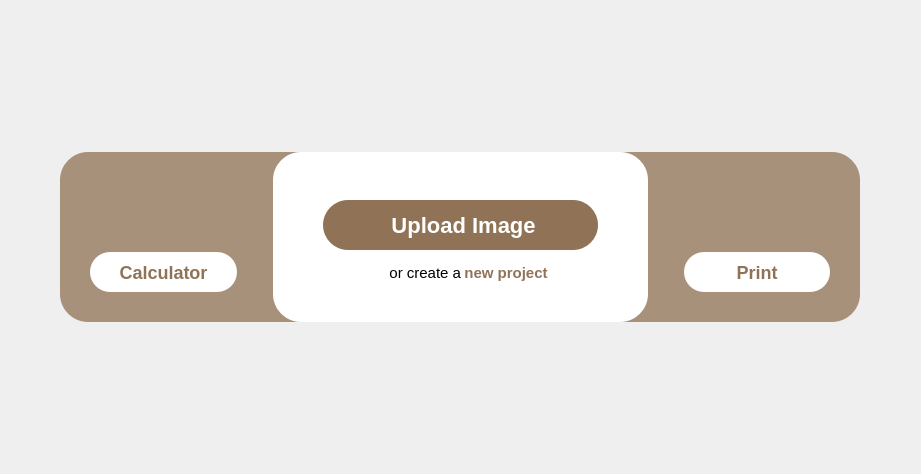
<?xml version="1.0" encoding="UTF-8"?>
<ui version="4.0">
 <class>Dialog</class>
 <widget class="QDialog" name="Dialog">
  <property name="geometry">
   <rect>
    <x>0</x>
    <y>0</y>
    <width>921</width>
    <height>474</height>
   </rect>
  </property>
  <property name="windowTitle">
   <string>Dialog</string>
  </property>
  <layout class="QHBoxLayout" name="horizontalLayout">
   <item>
    <widget class="QWidget" name="widget_4" native="true">
     <layout class="QHBoxLayout" name="horizontalLayout_3">
      <property name="leftMargin">
       <number>0</number>
      </property>
      <property name="topMargin">
       <number>20</number>
      </property>
      <property name="rightMargin">
       <number>0</number>
      </property>
      <property name="bottomMargin">
       <number>20</number>
      </property>
      <item>
       <widget class="QWidget" name="widget_5" native="true">
        <property name="maximumSize">
         <size>
          <width>800</width>
          <height>170</height>
         </size>
        </property>
        <property name="styleSheet">
         <string notr="true">#widget_5{
background-color: #A8917B;
border-radius:28px;
}</string>
        </property>
        <layout class="QHBoxLayout" name="horizontalLayout_4">
         <property name="leftMargin">
          <number>0</number>
         </property>
         <property name="topMargin">
          <number>0</number>
         </property>
         <property name="rightMargin">
          <number>0</number>
         </property>
         <property name="bottomMargin">
          <number>0</number>
         </property>
         <item>
          <widget class="QWidget" name="widgetUpload_3" native="true">
           <property name="styleSheet">
            <string notr="true">#widgetUpload{
background-color: rgb(255, 255, 255);
border-radius:28px;
}
        
</string>
           </property>
           <layout class="QVBoxLayout" name="verticalLayout_8">
            <property name="spacing">
             <number>0</number>
            </property>
            <property name="leftMargin">
             <number>30</number>
            </property>
            <property name="topMargin">
             <number>30</number>
            </property>
            <property name="rightMargin">
             <number>30</number>
            </property>
            <property name="bottomMargin">
             <number>30</number>
            </property>
            <item>
             <widget class="QWidget" name="widget" native="true">
              <layout class="QHBoxLayout" name="horizontalLayout_2">
               <item>
                <widget class="QLabel" name="label">
                 <property name="maximumSize">
                  <size>
                   <width>50</width>
                   <height>16777215</height>
                  </size>
                 </property>
                 <property name="text">
                  <string/>
                 </property>
                 <property name="pixmap">
                  <pixmap>images/icons8-calculator-90.png</pixmap>
                 </property>
                 <property name="scaledContents">
                  <bool>true</bool>
                 </property>
                 <property name="wordWrap">
                  <bool>true</bool>
                 </property>
                </widget>
               </item>
              </layout>
             </widget>
            </item>
            <item>
             <widget class="QPushButton" name="uploadImg_2">
              <property name="styleSheet">
               <string notr="true">#uploadImg_2{
height:40px;
font-weight:600;
font-size:18px;
color:rgb(144, 115, 87);
background-color: #ffffff;
border-top-left-radius :20px;
border-top-right-radius : 20px; 
border-bottom-left-radius : 20px; 
border-bottom-right-radius : 20px;
}
#uploadImg_2:hover{
color:#ffffff;
background-color: #603E1E;
}
</string>
              </property>
              <property name="text">
               <string>Calculator</string>
              </property>
             </widget>
            </item>
           </layout>
          </widget>
         </item>
         <item>
          <widget class="QWidget" name="widgetUpload" native="true">
           <property name="minimumSize">
            <size>
             <width>375</width>
             <height>0</height>
            </size>
           </property>
           <property name="maximumSize">
            <size>
             <width>400</width>
             <height>170</height>
            </size>
           </property>
           <property name="styleSheet">
            <string notr="true">#widgetUpload{
background-color: rgb(255, 255, 255);
border-radius:28px;
}
        
</string>
           </property>
           <layout class="QVBoxLayout" name="verticalLayout_5">
            <property name="spacing">
             <number>0</number>
            </property>
            <property name="leftMargin">
             <number>50</number>
            </property>
            <property name="topMargin">
             <number>45</number>
            </property>
            <property name="rightMargin">
             <number>50</number>
            </property>
            <property name="bottomMargin">
             <number>25</number>
            </property>
            <item>
             <widget class="QPushButton" name="uploadImg">
              <property name="minimumSize">
               <size>
                <width>0</width>
                <height>50</height>
               </size>
              </property>
              <property name="font">
               <font>
                <pointsize>-1</pointsize>
                <bold>true</bold>
               </font>
              </property>
              <property name="styleSheet">
               <string notr="true">#uploadImg{
height:40px;
font-weight:600;
font-size:22px;
color:white;
background-color: rgb(144, 115, 87);
border-top-left-radius :25px;
border-top-right-radius : 25px; 
border-bottom-left-radius : 25px; 
border-bottom-right-radius : 25px;
}
#uploadImg:hover{
color:#603E1E;
border :2px solid #603E1E;
background-color: rgb(255, 255, 255);
}
</string>
              </property>
              <property name="text">
               <string> Upload Image</string>
              </property>
              <property name="icon">
               <iconset>
                <normaloff>images/icons8-image-file-add-48.png</normaloff>images/icons8-image-file-add-48.png</iconset>
              </property>
              <property name="iconSize">
               <size>
                <width>23</width>
                <height>22</height>
               </size>
              </property>
             </widget>
            </item>
            <item>
             <widget class="QWidget" name="widget_2" native="true">
              <property name="minimumSize">
               <size>
                <width>0</width>
                <height>40</height>
               </size>
              </property>
              <property name="maximumSize">
               <size>
                <width>16777215</width>
                <height>40</height>
               </size>
              </property>
              <layout class="QHBoxLayout" name="horizontalLayout_5">
               <property name="spacing">
                <number>0</number>
               </property>
               <item>
                <widget class="QLabel" name="label_3">
                 <property name="font">
                  <font>
                   <pointsize>11</pointsize>
                  </font>
                 </property>
                 <property name="text">
                  <string>&lt;html&gt;&lt;head/&gt;&lt;body&gt;&lt;p align=&quot;right&quot;&gt;or create a&lt;/p&gt;&lt;/body&gt;&lt;/html&gt;</string>
                 </property>
                </widget>
               </item>
               <item alignment="Qt::AlignLeft">
                <widget class="QPushButton" name="create">
                 <property name="font">
                  <font>
                   <pointsize>11</pointsize>
                   <bold>true</bold>
                  </font>
                 </property>
                 <property name="styleSheet">
                  <string notr="true">#create{
font-weight:bold;
 color:rgb(144, 115, 87);
background-color: rgb(255, 255, 255);
border :3px solid rgb(255, 255, 255);
 }
#create:hover{
background-color:rgb(255, 255, 255);
border-bottom :2px solid rgb(144, 115, 87);}
</string>
                 </property>
                 <property name="text">
                  <string>new project</string>
                 </property>
                </widget>
               </item>
              </layout>
             </widget>
            </item>
           </layout>
          </widget>
         </item>
         <item>
          <widget class="QWidget" name="widgetUpload_2" native="true">
           <property name="styleSheet">
            <string notr="true">#widgetUpload{
background-color: rgb(255, 255, 255);
border-radius:28px;
}
        
</string>
           </property>
           <layout class="QVBoxLayout" name="verticalLayout_6">
            <property name="spacing">
             <number>0</number>
            </property>
            <property name="leftMargin">
             <number>30</number>
            </property>
            <property name="topMargin">
             <number>30</number>
            </property>
            <property name="rightMargin">
             <number>30</number>
            </property>
            <property name="bottomMargin">
             <number>30</number>
            </property>
            <item>
             <widget class="QWidget" name="widget_7" native="true">
              <layout class="QHBoxLayout" name="horizontalLayout_6">
               <item>
                <widget class="QLabel" name="label_2">
                 <property name="maximumSize">
                  <size>
                   <width>50</width>
                   <height>16777215</height>
                  </size>
                 </property>
                 <property name="text">
                  <string/>
                 </property>
                 <property name="pixmap">
                  <pixmap>images/icons8-print-96.png</pixmap>
                 </property>
                 <property name="scaledContents">
                  <bool>true</bool>
                 </property>
                 <property name="wordWrap">
                  <bool>true</bool>
                 </property>
                </widget>
               </item>
              </layout>
             </widget>
            </item>
            <item>
             <widget class="QPushButton" name="print">
              <property name="styleSheet">
               <string notr="true">#print{
height:40px;
font-weight:600;
font-size:18px;
color:rgb(144, 115, 87);
background-color: #ffffff;
border-top-left-radius :20px;
border-top-right-radius : 20px; 
border-bottom-left-radius : 20px; 
border-bottom-right-radius : 20px;
}
#print:hover{
color:#ffffff;
background-color: #603E1E;
}
</string>
              </property>
              <property name="text">
               <string>Print</string>
              </property>
             </widget>
            </item>
           </layout>
          </widget>
         </item>
        </layout>
       </widget>
      </item>
     </layout>
    </widget>
   </item>
  </layout>
 </widget>
 <resources>
  <include location="images/images.qrc"/>
 </resources>
 <connections/>
</ui>
